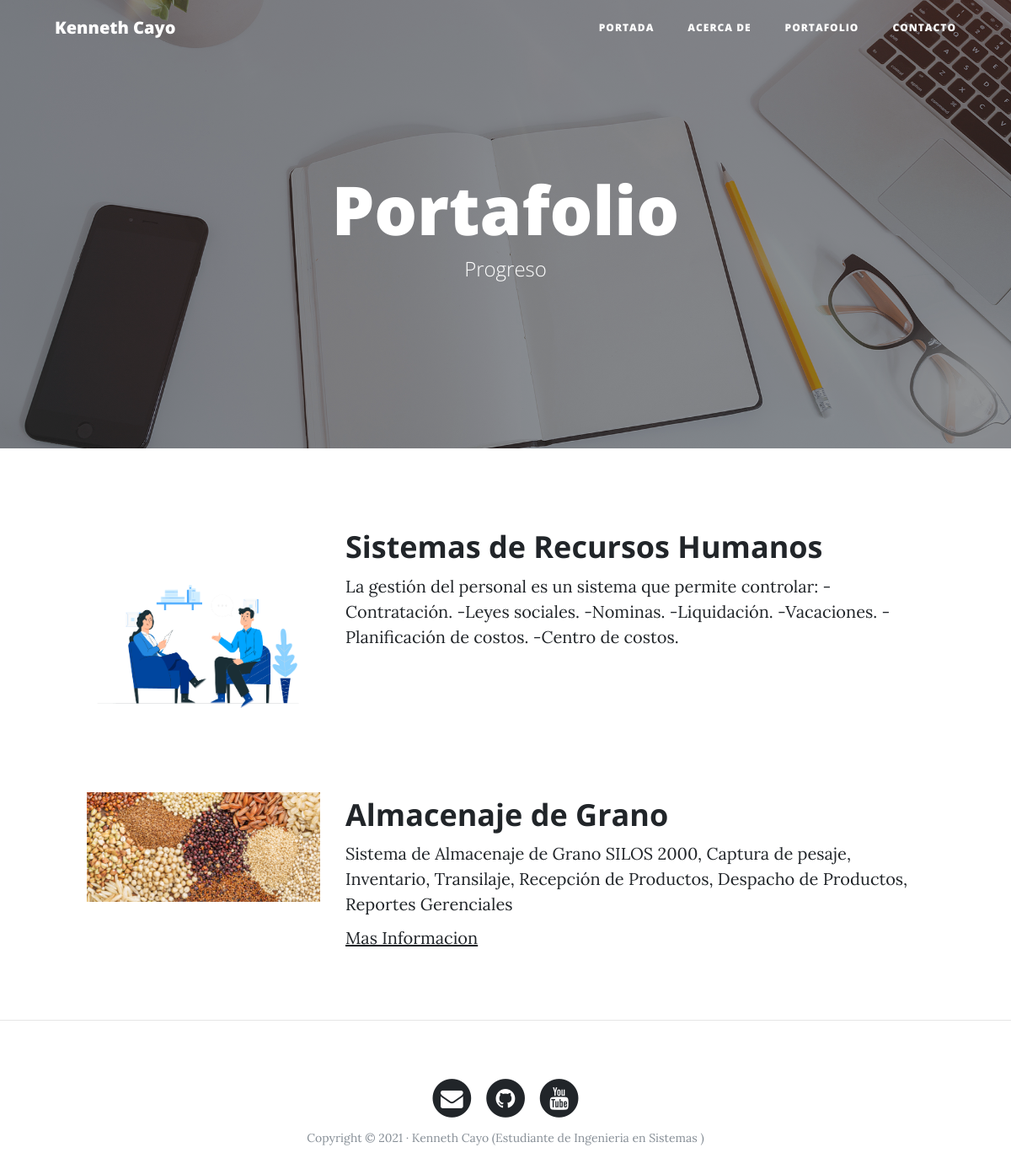
The page /portfolio/ on the database its author committed.
### portfolio/models.py (models this page shows, shortened)
class Project(models.Model):
    title = models.CharField(max_length=200, verbose_name = 'Titulo')
    description = models.TextField(verbose_name = 'Descripcion')
    image = models.ImageField(verbose_name = 'Imagen', upload_to='projects')
    created = models.DateTimeField(auto_now_add=True, verbose_name = 'Fecha de creacion')
    updated = models.DateTimeField(auto_now=True, verbose_name = 'Fecha de edicion')
    link = models.URLField(null=True, blank=True,  verbose_name='Mas Informacion')
    class Meta:
        verbose_name = 'Proyecto'
        verbose_name_plural = 'Proyectos'
        ordering = ['-created'] #del mas actual al mas antiguo.

### portfolio/views.py (the view)
# urls.py: path('portfolio/', portfolio_views.portfolio, name="portfolio"),
def portfolio(request):
     projects = Project.objects.all()
     return render(request,"portfolio/portfolio.html", {'projects' : projects})

### portfolio/templates/portfolio/portfolio.html (shortened to what this page needs)
{% extends 'core/base.html' %}
{%block background%}{%load static%}{%static 'core/img/portfolio-bg.jpg' %}{%endblock%}
{%block headers%}
    <h1>Portafolio</h1>
	<span class="subheading">Progreso</span>
{%endblock%}
{% block content %}
    {%for project in projects%}
        <div class="row project">
        <div class="col-lg-3 col-md-4 offset-lg-1">
                <img class="img-fluid" src="{{project.image.url}}" alt="">
        </div>
        <div class="col-lg-7 col-md-8">
            <h2 class="section-heading title">{{project.title}}</h2>
            <p>
                <p>{{project.description}}</p>
            </p>
              {% if project.link != null %}
              <p>
                <a href="{{project.link}}">Mas Informacion</a>
             </p>
             {% endif %}
        </div>
        </div>
    {% endfor %}
{% endblock %}

### core/templates/core/base.html (shortened to what this page needs)
<!DOCTYPE html>
<html lang="es">
  <head>
    {% load static %}
    <link href="{%static 'core/vendor/bootstrap/css/bootstrap.min.css' %}" rel="stylesheet">
    <link href="{%static 'core/vendor/font-awesome/css/font-awesome.min.css' %}" rel="stylesheet" type="text/css">
    <link href="{%static 'core/css/clean-blog.min.css' %}" rel="stylesheet">
  </head>
  <body>
    <nav class="navbar navbar-expand-lg navbar-light fixed-top" id="mainNav">
      <div class="container">
        <a class="navbar-brand" href="{%url 'home'%}">Kenneth Cayo</a>
        <div class="collapse navbar-collapse" id="navbarResponsive">
          <ul class="navbar-nav ml-auto">
            <li class="nav-item">
              <a class="nav-link" href="{%url 'home'%}">Portada</a>
            </li>
            <li class="nav-item">
              <a class="nav-link" href="{%url 'about'%}">Acerca de</a>
            </li>
            <li class="nav-item">
              <a class="nav-link" href="{%url 'portfolio'%}">Portafolio</a>
            </li>
            <li class="nav-item">
              <a class="nav-link" href="{%url 'contact'%}">Contacto</a>
            </li>
          </ul>
        </div>
      </div>
    </nav>
    <header class="masthead" style="background-image: url(' {%block background%}{%endblock%} ')">
      <div class="overlay"></div>
      <div class="container">
        <div class="row">
          <div class="col-lg-8 col-md-10 mx-auto">
            <div class="site-heading">
              {%block headers%}{%endblock%}
            </div>
          </div>
        </div>
      </div>
    </header>
    {%block content%}{%endblock%}
    {% if request.path != "/"%}<hr>{% endif%}
    <footer>
      <div class="container">
        <div class="row">
          <div class="col-lg-8 col-md-10 mx-auto">
            <ul class="list-inline text-center">
              <li class="list-inline-item">
                <a href="#">
                  <span class="fa-stack fa-lg">
                    <i class="fa fa-circle fa-stack-2x"></i>
                    <i class="fa fa-envelope fa-stack-1x fa-inverse"></i>
                  </span>
                </a>
              </li>
              <li class="list-inline-item">
                <a href="#">
                  <span class="fa-stack fa-lg">
                    <i class="fa fa-circle fa-stack-2x"></i>
                    <i class="fa fa-github fa-stack-1x fa-inverse"></i>
                  </span>
                </a>
              </li>
              <li class="list-inline-item">
                <a href="#">
                  <span class="fa-stack fa-lg">
                    <i class="fa fa-circle fa-stack-2x"></i>
                    <i class="fa fa-youtube fa-stack-1x fa-inverse"></i>
                  </span>
                </a>
              </li>
            </ul>
            <p class="copyright text-muted">Copyright &copy; 2021 · Kenneth Cayo (Estudiante de Ingenieria en Sistemas ) </p>
          </div>
        </div>
      </div>
    </footer>
  </body>
</html>

### rows shown on the page
Project: image (picture), title "Sistemas de Recursos Humanos", description "La gestión del personal es un sistema que permite controlar: -Contratación. -Leyes sociales. -Nominas. -Liquidación. -Vacaciones. -Planificación de costos. -Centro de costos."
Project: image (picture), title "Almacenaje de Grano", description "Sistema de Almacenaje de Grano SILOS 2000, Captura de pesaje, Inventario, Transilaje, Recepción de Productos, Despacho de Productos, Reportes Gerenciales"
